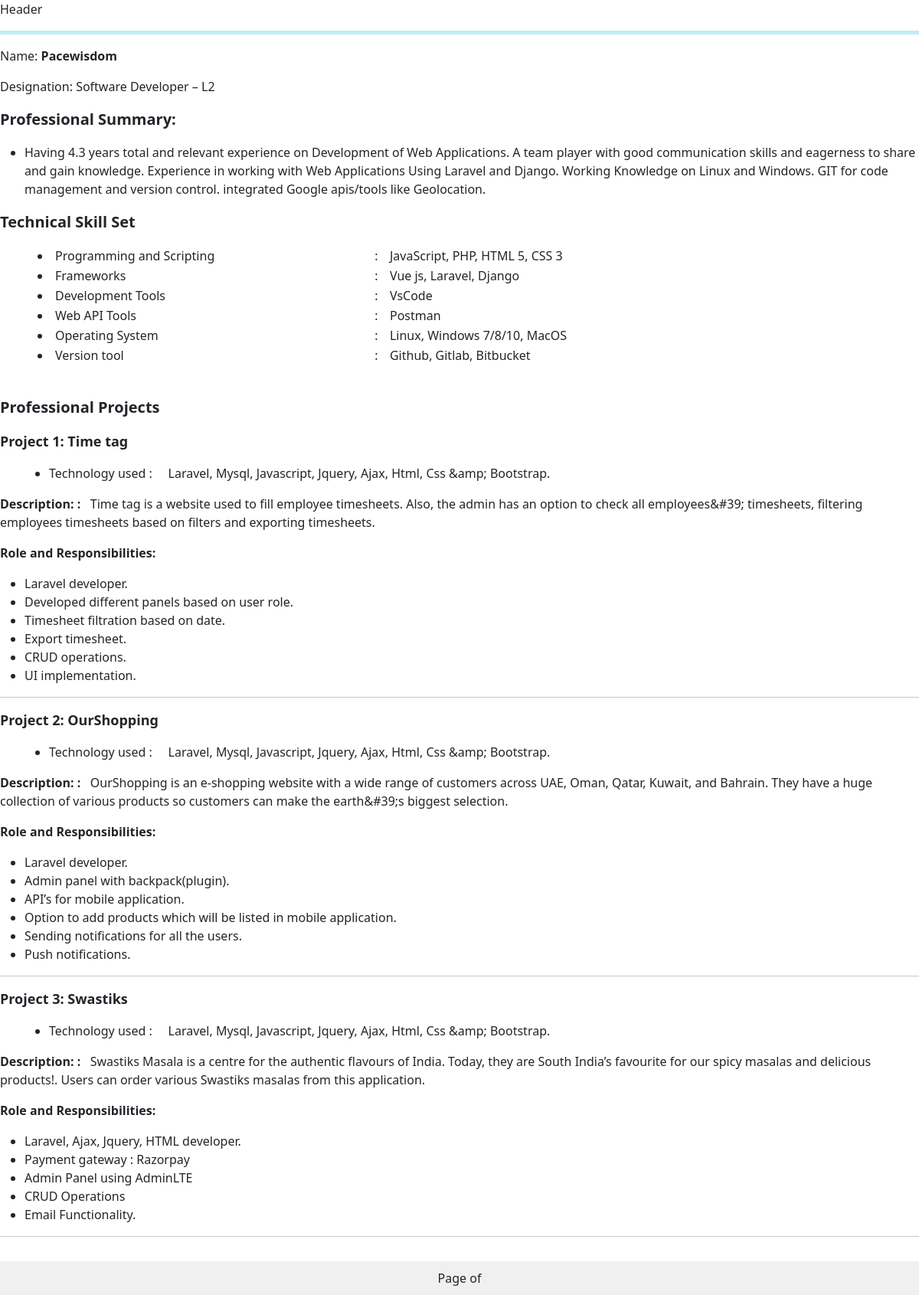
/generate/1, run on the app's committed database.
### main/models.py (models this page shows, shortened)
class Employee(models.Model):
    name = models.CharField(max_length=80)
    designation = models.CharField(max_length=20)
    summary = models.TextField()
    projects = models.ManyToManyField('Project', related_name='employees')

class Skills(models.Model):
    employee = models.ForeignKey(Employee, on_delete=models.CASCADE)
    programming = models.CharField(max_length=100)
    framework = models.CharField(max_length=100)
    dev_tools = models.CharField(max_length=100)
    web_tools = models.CharField(max_length=100)
    op_sys = models.CharField(max_length=100)
    ver_tools = models.CharField(max_length=100)

class Project(models.Model):
    project_name = models.CharField(max_length=100)
    project_description = models.TextField()
    role_res = models.CharField(max_length=100)
    tech_used = models.CharField(max_length=100)

### main/views.py (the view)
# urls.py: path('generate/<int:employee_id>', views.generate_resume, name='generate'),
def generate_resume(request, employee_id):
    employee = Employee.objects.get(id=employee_id)
    skill = Skills.objects.get(employee=employee)
    projects = employee.projects.all()
    for project in projects:
        role=project.role_res.split('●')
        new_role = [r.strip() for r in role if len(r)>0]
        project.role_res=new_role
    context={
        'employee':employee,
        'skill':skill,
        'projects':projects
    }
    return render(request,'pdftemplate.html',context)

### templates/pdftemplate.html (shortened to what this page needs)
<!doctype html>
<html lang="en">
<head>
    <link href="https://cdn.jsdelivr.net/npm/bootstrap@5.3.3/dist/css/bootstrap.min.css" rel="stylesheet">
</head>
<body style="margin: 0;             padding-bottom: 60px;">
    <header>Header</header>
    <div >
        <hr style="color: rgb(7, 179, 222); border-width: 5px;">
        <p><span >Name: </span><strong>{{employee.name}}</strong></p>
        <p><span >Designation: {{employee.designation}} </span></p>
        <p style="font-size: 20px;"><strong>Professional Summary:</strong></p>
            <ul>
                <li  aria-level="1"><span>{{employee.summary}}</span></li>
            </ul>
            <div>
                <p style="font-size: 20px;"><strong>Technical Skill Set</strong></p>
                <table style="margin-left: 3rem;width: 75%;" >
                    <tr>
                        <td style="max-width: 100%;" ><li>Programming and Scripting</li></td>
                        <td >:&nbsp;</td>
                        <td>{{skill.programming}}</td>
                    </tr>
                    <tr>
                        <td ><li>Frameworks</li></td>
                        <td>:</td>
                        <td>{{skill.framework}}</td>
                    </tr>
                    <tr>
                        <td ><li>Development Tools</li></td>
                        <td>:</td>
                        <td>{{skill.dev_tools}}</td>
                    </tr>
                    <tr>
                        <td ><li>Web API Tools</li></td>
                        <td>:</td>
                        <td>{{skill.web_tools}}</td>
                    </tr>
                    <tr>
                        <td ><li>Operating System</li></td>
                        <td>:</td>
                        <td>{{skill.op_sys}}</td>
                    </tr>
                    <tr>
                        <td ><li>Version tool</li></td>
                        <td>:</td>
                        <td>{{skill.ver_tools}}</td>
                    </tr>
                </table>
                <p>&nbsp;</p>
            </div>
            <p style="font-size: 20px;"><strong>Professional Projects</strong><span >&nbsp;</span></p>
            {% for project in projects%}
            <p style="font-size: 18px;"><strong>Project {{ forloop.counter }}: {{project.project_name}}</strong></p>
                <ul>
                    <li style="font-weight: 400;margin-left: 2rem;" aria-level="1">Technology used&nbsp;:&nbsp;&nbsp;&nbsp;&nbsp; <span >{{project.tech_used}}</span></li>
                </ul>
            <p><span style="font-weight: bold;">Description:&nbsp;:&nbsp;&nbsp;&nbsp;</span>{{project.project_description}} </p>
            <p style="font-weight: bold;">Role and Responsibilities:</p>
            <ul>
                {% for role in project.role_res %}
                    <li>{{role}}</li>
                {% endfor %}
            </ul>
            <hr>
            {% endfor %}
            <div style="position: fixed;             bottom: 0;             width: 100%;             text-align: center;             background-color: #f0f0f0;             padding: 10px 0;    "> Page  of </div>
    </div>
</body>
</html>

### templates/pdftemplate.html (style rules this page uses)
body { margin-top: 1cm; margin-bottom: 5cm; margin-left: 1cm; margin-right: 1cm; font-size: 16px; }

### data on the page
Employee: name "Pacewisdom", designation "Software Developer – L2", summary "Having 4.3 years total and relevant experience on Development of Web Applications. A team player with good communication skills and eagerness to share and gain knowledge. Experience in working with Web Applications Using Laravel and Django. Working Knowledge on Linux and Windows. GIT for code management and version control. integrated Google apis/tools like Geolocation."
Skills: programming "JavaScript, PHP, HTML 5, CSS 3", framework "Vue js, Laravel, Django", dev_tools "VsCode", web_tools "Postman", op_sys "Linux, Windows 7/8/10, MacOS", ver_tools "Github, Gitlab, Bitbucket"
Project: project_name "Time tag", tech_used "Laravel, Mysql, Javascript, Jquery, Ajax, Html, Css &amp; Bootstrap.", project_description "Time tag is a website used to fill employee timesheets. Also, the admin has an option to check all employees&#39; timesheets, filtering employees timesheets based on filters and exporting timesheets.", role_res "Laravel developer." "Developed different panels based on user role." "Timesheet filtration based on date." "Export timesheet." "CRUD operations." "UI implementation."
Project: project_name "OurShopping", tech_used "Laravel, Mysql, Javascript, Jquery, Ajax, Html, Css &amp; Bootstrap.", project_description "OurShopping is an e-shopping website with a wide range of customers across UAE, Oman, Qatar, Kuwait, and Bahrain. They have a huge collection of various products so customers can make the earth&#39;s biggest selection.", role_res "Laravel developer." "Admin panel with backpack(plugin)." "API’s for mobile application." "Option to add products which will be listed in mobile application." "Sending notifications for all the users." "Push notifications."
Project: project_name "Swastiks", tech_used "Laravel, Mysql, Javascript, Jquery, Ajax, Html, Css &amp; Bootstrap.", project_description "Swastiks Masala is a centre for the authentic flavours of India. Today, they are South India’s favourite for our spicy masalas and delicious products!. Users can order various Swastiks masalas from this application.", role_res "Laravel, Ajax, Jquery, HTML developer." "Payment gateway : Razorpay" "Admin Panel using AdminLTE" "CRUD Operations" "Email Functionality."
